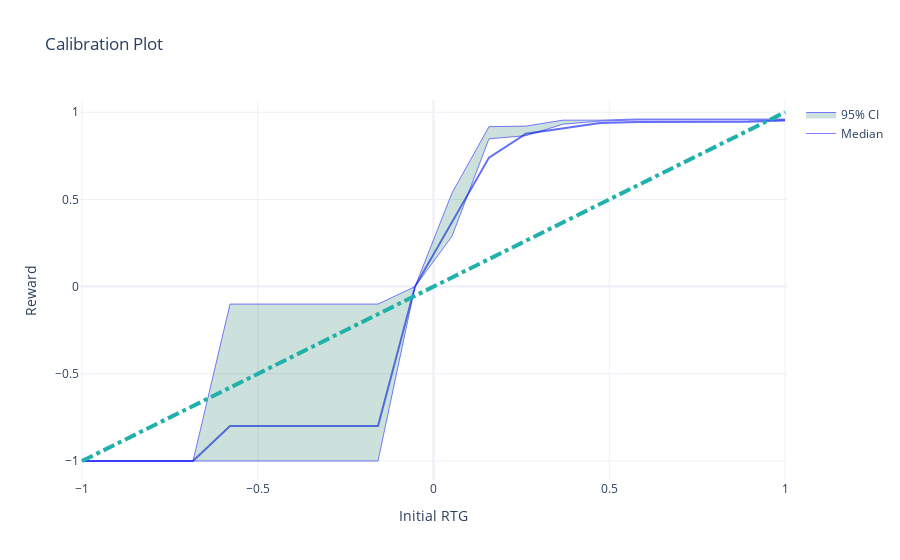

Notebook source saved alongside this figure:
### Code cell
import plotly.graph_objects as go

df = pd.DataFrame(statistics)
df_expanded = df.explode("rewards")
# fig = px.scatter(df_expanded, x="initial_rtg", y="rewards", title="Calibration Plot", opacity=0.5,
#     template="plotly_white")

# plot mean

### Figure 1 — Plotly figure (JSON) as saved in the notebook; plotly's stock layout.template omitted (floating-point values rounded to 4 significant figures)
{"data": [{"hoverinfo": "x+y", "hovertemplate": "initial_rtg=%{x}<br>mean_reward=%{y}<extra></extra>", "legendgroup": "", "line": {"color": "#636efa", "dash": "solid"}, "marker": {"symbol": "circle"}, "mode": "lines", "name": "", "orientation": "v", "showlegend": false, "type": "scatter", "x": [-1, -0.8947, -0.7895, -0.6842, -0.5789, -0.4737, -0.3684, -0.2632, -0.1579, -0.05263, 0.05263, 0.1579, 0.2632, 0.3684, 0.4737, 0.5789, 0.6842, 0.7895, 0.8947, 1], "xaxis": "x", "y": [-1, -1, -1, -1, -0.8, -0.8, -0.8, -0.8, -0.8, 0, 0.3697, 0.7399, 0.8768, 0.9073, 0.9378, 0.9438, 0.945, 0.945, 0.945, 0.9522], "yaxis": "y"}, {"hoverinfo": "x+y", "line": {"color": "blue", "width": 0.5}, "mode": "lines", "name": "Median", "type": "scatter", "x": [-1, -0.8947, -0.7895, -0.6842, -0.5789, -0.4737, -0.3684, -0.2632, -0.1579, -0.05263, 0.05263, 0.1579, 0.2632, 0.3684, 0.4737, 0.5789, 0.6842, 0.7895, 0.8947, 1], "y": [-1, -1, -1, -1, -1, -1, -1, -1, -1, 0, 0.2884, 0.8475, 0.8654, 0.9312, 0.9492, 0.9551, 0.9551, 0.9551, 0.9551, 0.9551]}, {"fill": "tonexty", "fillcolor": "rgba(0,100,80,0.2)", "hoverinfo": "x+y", "line": {"color": "blue", "width": 0.5}, "mode": "lines", "name": "95% CI", "type": "scatter", "x": [-1, -0.8947, -0.7895, -0.6842, -0.5789, -0.4737, -0.3684, -0.2632, -0.1579, -0.05263, 0.05263, 0.1579, 0.2632, 0.3684, 0.4737, 0.5789, 0.6842, 0.7895, 0.8947, 1], "y": [-1, -1, -1, -1, -0.1, -0.1, -0.1, -0.1, -0.1, 0, 0.5371, 0.9175, 0.9205, 0.9546, 0.9546, 0.9611, 0.9611, 0.9611, 0.9611, 0.9611]}], "layout": {"legend": {"tracegroupgap": 0}, "shapes": [{"line": {"color": "LightSeaGreen", "dash": "dashdot", "width": 4}, "type": "line", "x0": -1, "x1": 1, "y0": -1, "y1": 1}], "title": {"text": "Calibration Plot"}, "xaxis": {"anchor": "y", "domain": [0, 1], "title": {"text": "Initial RTG"}}, "yaxis": {"anchor": "x", "domain": [0, 1], "title": {"text": "Reward"}}}}
